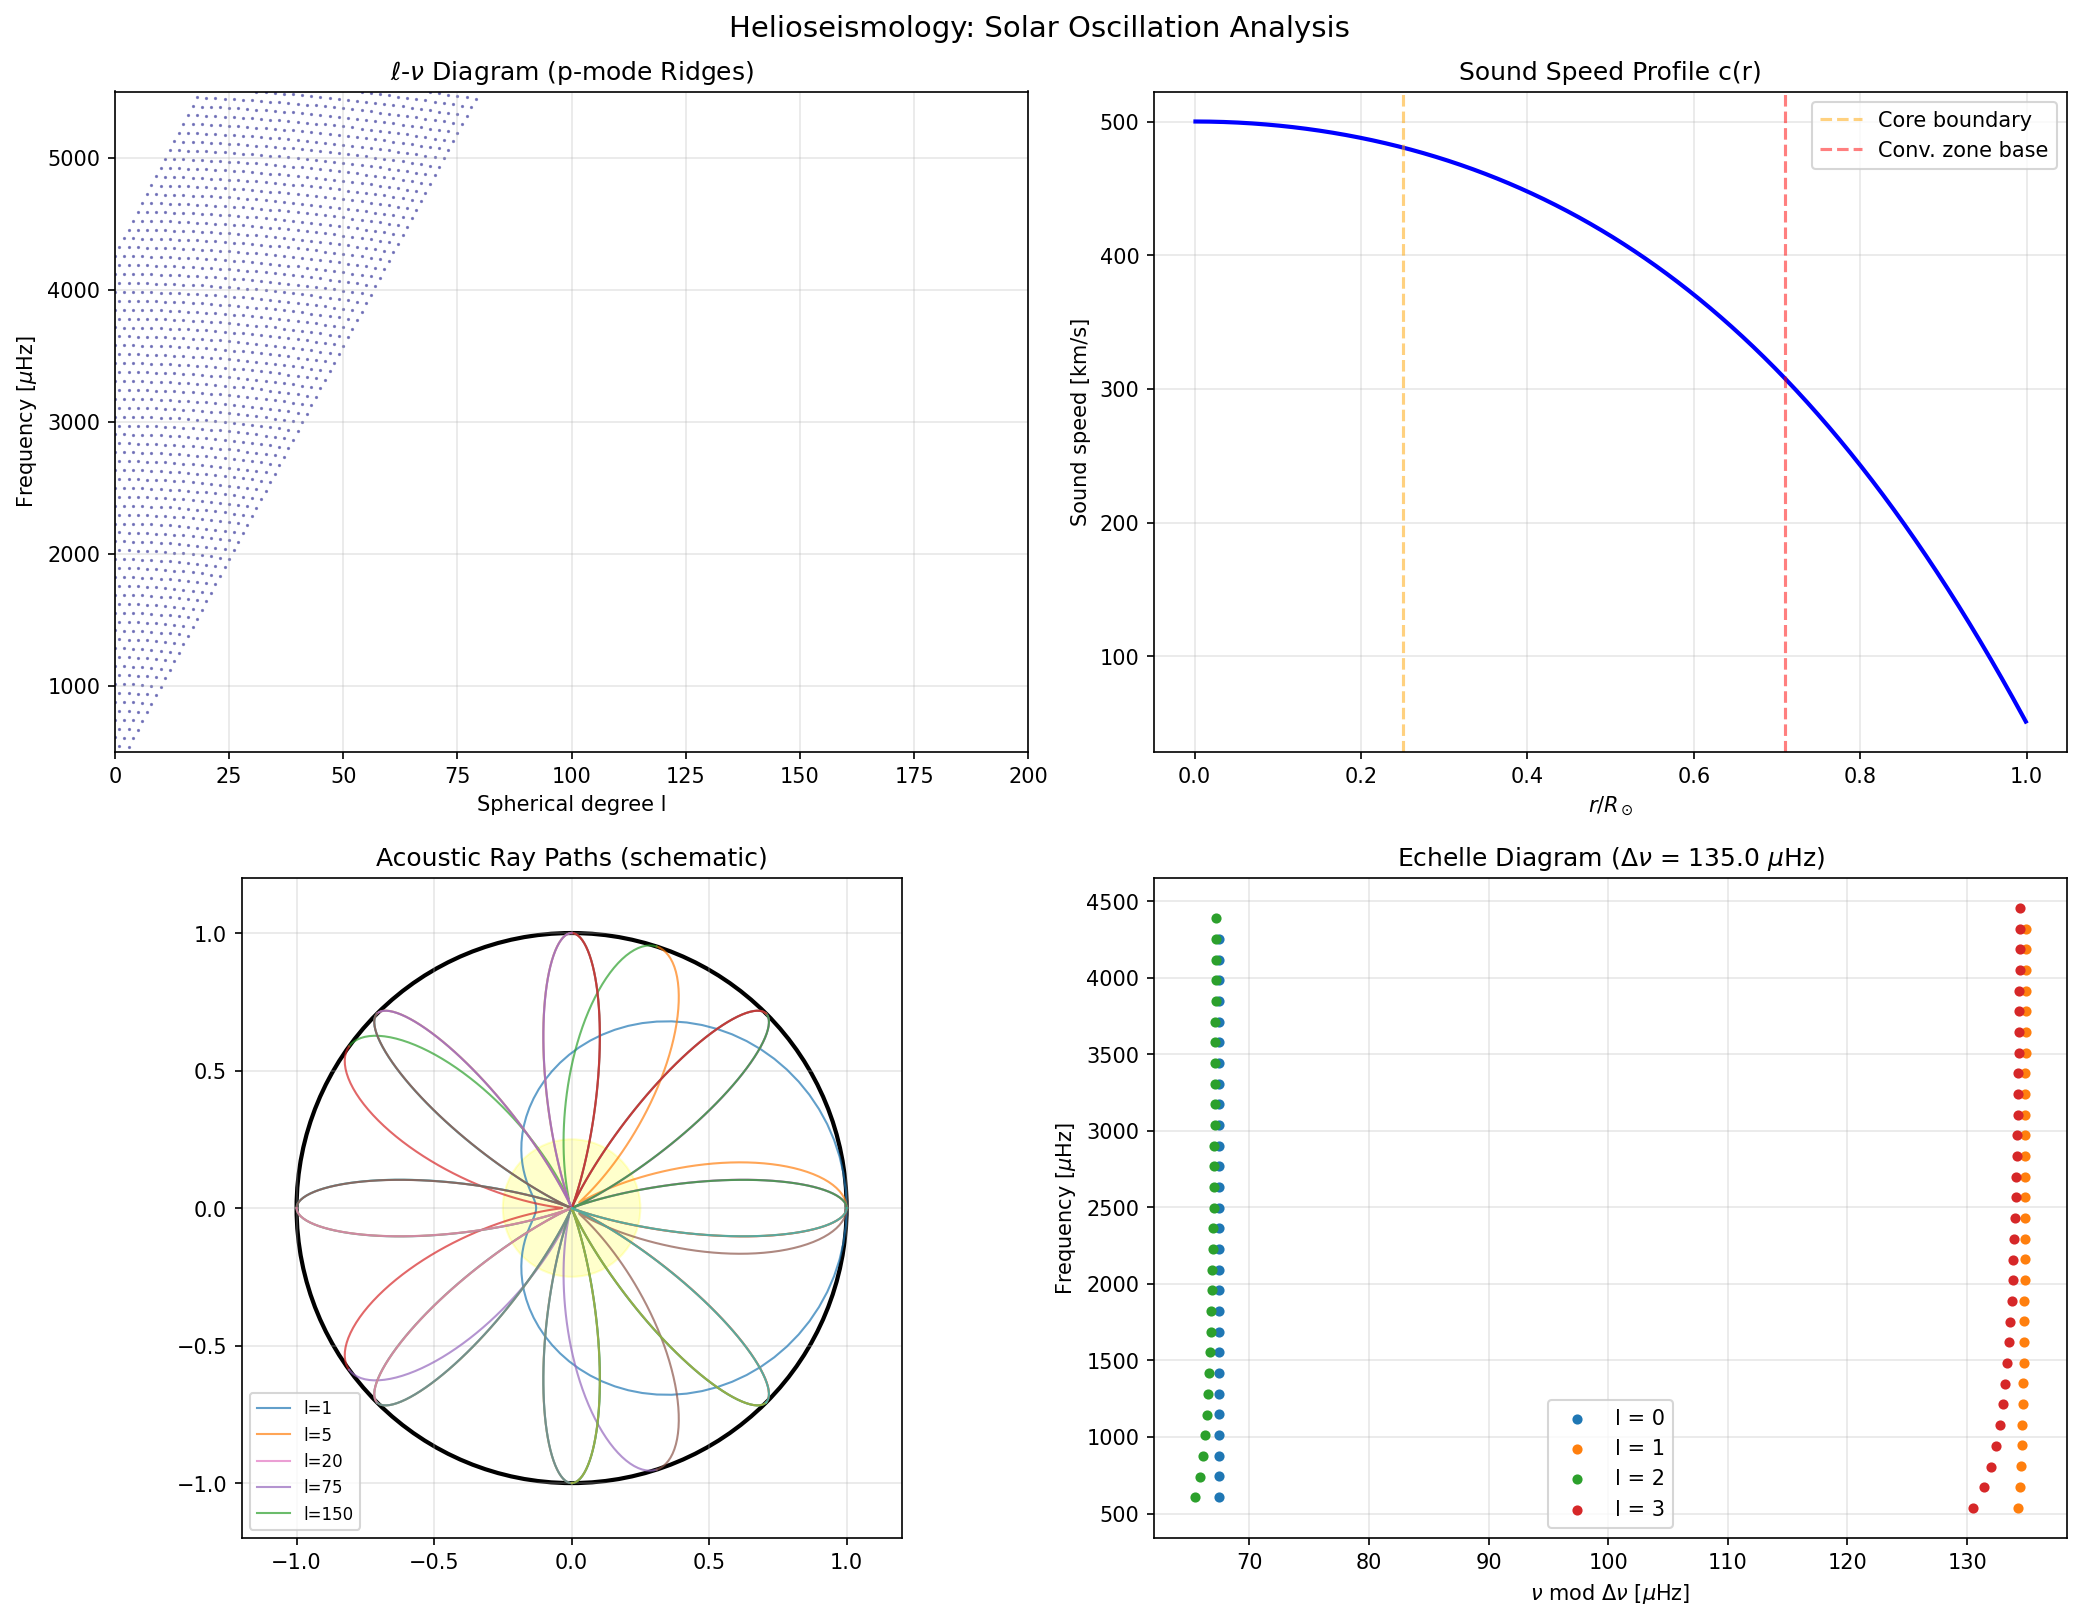

Recreate this plot in Python.
"""
Helioseismology: p-mode Frequencies and l-nu Diagram.

Demonstrates solar oscillation analysis using the asymptotic theory of
acoustic (p-mode) oscillations. The Sun rings like a bell with millions
of resonant modes characterized by (n, l, m) quantum numbers.

Key physics:
  - Sound speed profile c(r) determines mode frequencies
  - Asymptotic formula: nu_nl ~ Delta_nu * (n + l/2 + epsilon)
  - Large separation Delta_nu ~ 135 microHz (sound travel time)
  - Small separation delta_nu ~ 9 microHz (core sensitivity)
  - Acoustic ray turning point: c(r_t)/r_t = omega/sqrt(l(l+1))
"""

import numpy as np
import matplotlib.pyplot as plt
from matplotlib.collections import LineCollection

# --- Solar parameters ---
R_sun = 6.957e8   # solar radius [m]
M_sun = 1.989e30  # solar mass [kg]
G = 6.674e-11     # gravitational constant

# --- Sound speed profile (simplified model) ---
# c(r) based on polytropic n=3 model, roughly matching helioseismic inversions
# c_center ~ 500 km/s, c_surface ~ 10 km/s
def sound_speed(r_frac):
    """Sound speed as a function of r/R_sun (simplified profile).
    Returns c in m/s. Based on fit to standard solar model."""
    x = r_frac
    # Polynomial fit to solar sound speed profile
    c = 5.0e5 * (1 - 0.6 * x**2 - 0.35 * x**4 + 0.05 * x**6)
    c = np.maximum(c, 1e4)  # floor near surface
    return c

r_grid = np.linspace(0.001, 0.999, 1000)
c_grid = sound_speed(r_grid)

# --- Acoustic travel time and large separation ---
# Delta_nu = 1 / (2 * integral dr/c from 0 to R)
dr = (r_grid[1] - r_grid[0]) * R_sun
tau_acoustic = np.sum(dr / c_grid)  # one-way travel time [s]
Delta_nu = 1.0 / (2.0 * tau_acoustic) * 1e6  # microHz

print("=" * 60)
print("Helioseismology: Asymptotic p-mode Analysis")
print(f"  Acoustic travel time (one-way): {tau_acoustic:.0f} s")
print(f"  Large separation Delta_nu: {Delta_nu:.1f} microHz (observed: ~135)")
print("=" * 60)

# --- Generate p-mode frequencies using asymptotic formula ---
# nu_nl = Delta_nu_obs * (n + l/2 + epsilon_0) - D_0 * l*(l+1) / nu_nl
# Simplified: nu_nl ~ Delta_nu * (n + l/2 + epsilon_0)
Delta_nu_obs = 135.0  # observed large separation [microHz]
epsilon_0 = 1.5       # phase offset
D_0 = 1.5             # small separation coefficient

l_max = 200
n_max = 30

l_values = np.arange(0, l_max + 1)
n_values = np.arange(1, n_max + 1)

# Create mode frequency grid
freqs = {}
for l in l_values:
    for n in n_values:
        nu = Delta_nu_obs * (n + l / 2.0 + epsilon_0)
        # Second-order correction (small separation)
        if nu > 0:
            nu -= D_0 * l * (l + 1) / nu * Delta_nu_obs
        if 500 < nu < 5500:  # observable range
            freqs[(n, l)] = nu

print(f"\nGenerated {len(freqs)} p-modes in range 500-5500 microHz")

# --- Large and small separations for low-degree modes ---
print("\nFrequency separations for low-l modes:")
print(f"{'n':>3} {'nu_0':>10} {'nu_1':>10} {'nu_2':>10} {'Delta_nu':>10} {'delta_02':>10}")
for n in range(10, 26):
    if (n, 0) in freqs and (n, 1) in freqs and (n, 2) in freqs:
        nu0 = freqs[(n, 0)]
        nu1 = freqs[(n, 1)]
        nu2 = freqs[(n, 2)]
        Dnu = freqs[(n + 1, 0)] - nu0 if (n + 1, 0) in freqs else 0
        dnu02 = nu0 - freqs[(n - 1, 2)] if (n - 1, 2) in freqs else 0
        print(f"{n:3d} {nu0:10.1f} {nu1:10.1f} {nu2:10.1f} {Dnu:10.1f} {dnu02:10.1f}")

# --- Plotting ---
fig, axes = plt.subplots(2, 2, figsize=(14, 11))
fig.suptitle("Helioseismology: Solar Oscillation Analysis", fontsize=14, y=0.98)

# Panel 1: l-nu diagram (power spectrum ridges)
ax = axes[0, 0]
l_arr = []
nu_arr = []
for (n, l), nu in freqs.items():
    l_arr.append(l)
    nu_arr.append(nu)
ax.scatter(l_arr, nu_arr, s=0.3, c='navy', alpha=0.5)
ax.set_xlabel("Spherical degree l")
ax.set_ylabel(r"Frequency [$\mu$Hz]")
ax.set_title(r"$\ell$-$\nu$ Diagram (p-mode Ridges)")
ax.set_xlim(0, l_max)
ax.set_ylim(500, 5500)
ax.grid(True, alpha=0.3)

# Panel 2: Sound speed profile
ax = axes[0, 1]
ax.plot(r_grid, c_grid / 1e3, 'b-', lw=2)
ax.set_xlabel(r"$r / R_\odot$")
ax.set_ylabel("Sound speed [km/s]")
ax.set_title("Sound Speed Profile c(r)")
ax.axvline(0.25, color='orange', ls='--', alpha=0.5, label='Core boundary')
ax.axvline(0.71, color='red', ls='--', alpha=0.5, label='Conv. zone base')
ax.legend()
ax.grid(True, alpha=0.3)

# Panel 3: Acoustic ray paths
ax = axes[1, 0]
# Turning point: c(r_t)/r_t = c(R)/R * sqrt(l(l+1))/omega ~ horizontal phase speed
# For display, trace rays for several l values
theta_grid = np.linspace(0, 2 * np.pi, 500)

for l_ray in [1, 5, 20, 75, 150]:
    # Find turning point where c(r)/r = c(R_sun)/(R_sun) * (some function of l)
    # Simplified: r_t/R_sun ~ (l / l_max)^0.5 for display
    w = c_grid / (r_grid * R_sun)  # omega/sqrt(l(l+1)) threshold
    w_surface = c_grid[-1] / (r_grid[-1] * R_sun)
    # Turning point where c/r = w_target
    w_target = w_surface * np.sqrt(l_ray * (l_ray + 1)) / (2 * np.pi * 3000e-6)
    valid = w > w_target
    if np.any(valid):
        r_turn = r_grid[np.argmin(np.abs(w - w_target))]
    else:
        r_turn = 0.01

    # Draw schematic ray path (simplified as elliptical arcs)
    n_bounces = min(l_ray, 8)
    if n_bounces == 0:
        n_bounces = 1
    arc_angle = np.pi / n_bounces
    for i in range(n_bounces):
        theta_start = i * 2 * arc_angle
        theta_arc = np.linspace(theta_start, theta_start + 2 * arc_angle, 100)
        # Ray dips to r_turn at midpoint
        r_ray = 1.0 - (1.0 - r_turn) * np.sin(
            np.pi * (theta_arc - theta_start) / (2 * arc_angle)
        )**2
        x = r_ray * np.cos(theta_arc)
        y = r_ray * np.sin(theta_arc)
        ax.plot(x, y, lw=1.0, alpha=0.7, label=f'l={l_ray}' if i == 0 else '')

# Draw solar disk
circle = plt.Circle((0, 0), 1, fill=False, color='black', lw=2)
ax.add_patch(circle)
circle_core = plt.Circle((0, 0), 0.25, fill=True, color='yellow', alpha=0.2)
ax.add_patch(circle_core)
ax.set_xlim(-1.2, 1.2)
ax.set_ylim(-1.2, 1.2)
ax.set_aspect('equal')
ax.set_title("Acoustic Ray Paths (schematic)")
ax.legend(fontsize=8, loc='lower left')
ax.grid(True, alpha=0.3)

# Panel 4: Echelle diagram (nu mod Delta_nu vs nu)
ax = axes[1, 1]
for l_plot in [0, 1, 2, 3]:
    l_freqs = [(n, nu) for (n, l), nu in freqs.items() if l == l_plot and nu < 4500]
    if l_freqs:
        ns, nus = zip(*l_freqs)
        nu_mod = np.array(nus) % Delta_nu_obs
        ax.scatter(nu_mod, nus, s=15, label=f'l = {l_plot}', zorder=3)

ax.set_xlabel(r"$\nu$ mod $\Delta\nu$ [$\mu$Hz]")
ax.set_ylabel(r"Frequency [$\mu$Hz]")
ax.set_title(fr"Echelle Diagram ($\Delta\nu$ = {Delta_nu_obs} $\mu$Hz)")
ax.legend()
ax.grid(True, alpha=0.3)

plt.tight_layout()
plt.savefig("/opt/projects/01_Personal/03_Study/examples/Solar_Physics/03_helioseismology.png",
            dpi=150, bbox_inches='tight')
plt.show()

# --- Derived sound speed at key depths ---
print("\nDerived sound speed at key depths:")
for r_val in [0.0, 0.1, 0.25, 0.5, 0.71, 0.9, 0.99]:
    print(f"  c(r={r_val:.2f} R_sun) = {sound_speed(r_val)/1e3:.1f} km/s")

print("\nPlot saved: 03_helioseismology.png")
